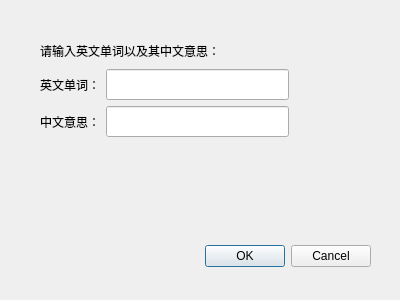
<?xml version="1.0" encoding="UTF-8"?>
<ui version="4.0">
 <class>AddWordDialog</class>
 <widget class="QDialog" name="AddWordDialog">
  <property name="geometry">
   <rect>
    <x>0</x>
    <y>0</y>
    <width>400</width>
    <height>300</height>
   </rect>
  </property>
  <property name="windowTitle">
   <string>Dialog</string>
  </property>
  <widget class="QDialogButtonBox" name="buttonBox">
   <property name="geometry">
    <rect>
     <x>30</x>
     <y>240</y>
     <width>341</width>
     <height>32</height>
    </rect>
   </property>
   <property name="orientation">
    <enum>Qt::Horizontal</enum>
   </property>
   <property name="standardButtons">
    <set>QDialogButtonBox::Cancel|QDialogButtonBox::Ok</set>
   </property>
  </widget>
  <widget class="QLabel" name="label">
   <property name="geometry">
    <rect>
     <x>40</x>
     <y>30</y>
     <width>211</width>
     <height>41</height>
    </rect>
   </property>
   <property name="text">
    <string>请输入英文单词以及其中文意思：</string>
   </property>
  </widget>
  <widget class="QWidget" name="">
   <property name="geometry">
    <rect>
     <x>40</x>
     <y>69</y>
     <width>249</width>
     <height>70</height>
    </rect>
   </property>
   <layout class="QGridLayout" name="gridLayout">
    <item row="0" column="0">
     <widget class="QLabel" name="label_2">
      <property name="text">
       <string>英文单词：</string>
      </property>
     </widget>
    </item>
    <item row="0" column="1">
     <widget class="QLineEdit" name="leEngWord">
      <property name="minimumSize">
       <size>
        <width>181</width>
        <height>31</height>
       </size>
      </property>
     </widget>
    </item>
    <item row="1" column="0">
     <widget class="QLabel" name="label_3">
      <property name="text">
       <string>中文意思：</string>
      </property>
     </widget>
    </item>
    <item row="1" column="1">
     <widget class="QLineEdit" name="leChiMeaning">
      <property name="minimumSize">
       <size>
        <width>181</width>
        <height>31</height>
       </size>
      </property>
     </widget>
    </item>
   </layout>
  </widget>
 </widget>
 <resources/>
 <connections>
  <connection>
   <sender>buttonBox</sender>
   <signal>accepted()</signal>
   <receiver>AddWordDialog</receiver>
   <slot>accept()</slot>
   <hints>
    <hint type="sourcelabel">
     <x>248</x>
     <y>254</y>
    </hint>
    <hint type="destinationlabel">
     <x>157</x>
     <y>274</y>
    </hint>
   </hints>
  </connection>
  <connection>
   <sender>buttonBox</sender>
   <signal>rejected()</signal>
   <receiver>AddWordDialog</receiver>
   <slot>reject()</slot>
   <hints>
    <hint type="sourcelabel">
     <x>316</x>
     <y>260</y>
    </hint>
    <hint type="destinationlabel">
     <x>286</x>
     <y>274</y>
    </hint>
   </hints>
  </connection>
 </connections>
</ui>
